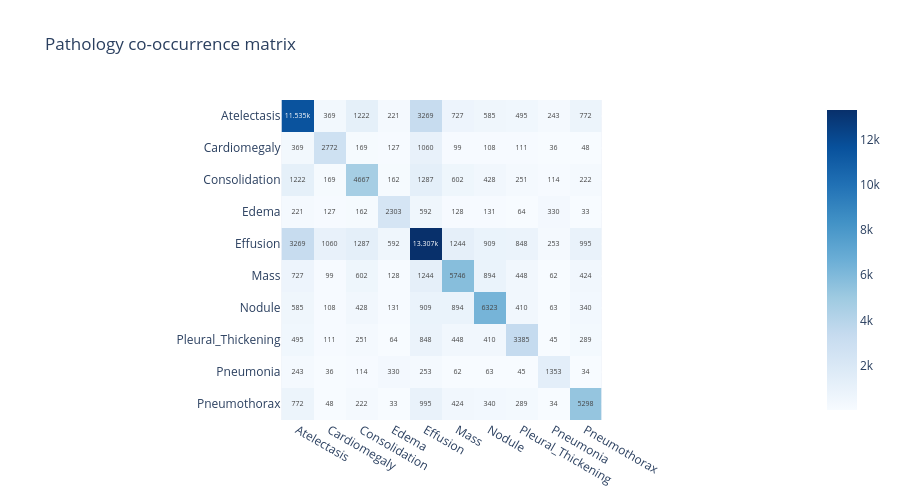

Notebook cell for this chart:
### Markdown cell above
## 4. Multi-label Co-occurrence

### Code cell
# How often do pathologies appear together?
from itertools import combinations
import numpy as np

cooc = np.zeros((len(PATHOLOGY_CLASSES), len(PATHOLOGY_CLASSES)))
for i, ci in enumerate(PATHOLOGY_CLASSES):
    for j, cj in enumerate(PATHOLOGY_CLASSES):
        cooc[i, j] = (df[ci] & df[cj]).sum()

fig = px.imshow(
    cooc, x=PATHOLOGY_CLASSES, y=PATHOLOGY_CLASSES,
    title='Pathology co-occurrence matrix',
    color_continuous_scale='Blues', text_auto=True,
)
fig.update_layout(height=500)
fig.show()

### Figure 1 — Plotly figure (JSON) as saved in the notebook; plotly's stock layout.template omitted (floating-point values rounded to 4 significant figures)
{"data": [{"coloraxis": "coloraxis", "hovertemplate": "x: %{x}<br>y: %{y}<br>color: %{z}<extra></extra>", "name": "0", "texttemplate": "%{z}", "type": "heatmap", "x": ["Atelectasis", "Cardiomegaly", "Consolidation", "Edema", "Effusion", "Mass", "Nodule", "Pleural_Thickening", "Pneumonia", "Pneumothorax"], "xaxis": "x", "y": ["Atelectasis", "Cardiomegaly", "Consolidation", "Edema", "Effusion", "Mass", "Nodule", "Pleural_Thickening", "Pneumonia", "Pneumothorax"], "yaxis": "y", "z": [[11540.0, 369.0, 1222.0, 221.0, 3269.0, 727.0, 585.0, 495.0, 243.0, 772.0], [369.0, 2772.0, 169.0, 127.0, 1060.0, 99.0, 108.0, 111.0, 36.0, 48.0], [1222.0, 169.0, 4667.0, 162.0, 1287.0, 602.0, 428.0, 251.0, 114.0, 222.0], [221.0, 127.0, 162.0, 2303.0, 592.0, 128.0, 131.0, 64.0, 330.0, 33.0], [3269.0, 1060.0, 1287.0, 592.0, 13310.0, 1244.0, 909.0, 848.0, 253.0, 995.0], [727.0, 99.0, 602.0, 128.0, 1244.0, 5746.0, 894.0, 448.0, 62.0, 424.0], [585.0, 108.0, 428.0, 131.0, 909.0, 894.0, 6323.0, 410.0, 63.0, 340.0], [495.0, 111.0, 251.0, 64.0, 848.0, 448.0, 410.0, 3385.0, 45.0, 289.0], [243.0, 36.0, 114.0, 330.0, 253.0, 62.0, 63.0, 45.0, 1353.0, 34.0], [772.0, 48.0, 222.0, 33.0, 995.0, 424.0, 340.0, 289.0, 34.0, 5298.0]]}], "layout": {"coloraxis": {"autocolorscale": false, "colorscale": [[0, "rgb(247,251,255)"], [0.125, "rgb(222,235,247)"], [0.25, "rgb(198,219,239)"], [0.375, "rgb(158,202,225)"], [0.5, "rgb(107,174,214)"], [0.625, "rgb(66,146,198)"], [0.75, "rgb(33,113,181)"], [0.875, "rgb(8,81,156)"], [1, "rgb(8,48,107)"]]}, "height": 500, "title": {"text": "Pathology co-occurrence matrix"}, "xaxis": {"anchor": "y", "constrain": "domain", "domain": [0, 1], "scaleanchor": "y"}, "yaxis": {"anchor": "x", "autorange": "reversed", "constrain": "domain", "domain": [0, 1]}}}
